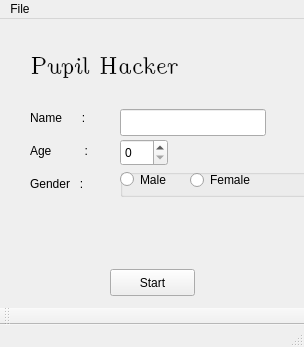
<?xml version="1.0" encoding="UTF-8"?>
<ui version="4.0">
 <class>MainWindow</class>
 <widget class="QMainWindow" name="MainWindow">
  <property name="geometry">
   <rect>
    <x>0</x>
    <y>0</y>
    <width>304</width>
    <height>347</height>
   </rect>
  </property>
  <property name="windowTitle">
   <string>MainWindow</string>
  </property>
  <widget class="QWidget" name="centralWidget">
   <widget class="QPushButton" name="pushButton">
    <property name="geometry">
     <rect>
      <x>110</x>
      <y>250</y>
      <width>85</width>
      <height>27</height>
     </rect>
    </property>
    <property name="text">
     <string>Start</string>
    </property>
   </widget>
   <widget class="QLabel" name="label_name">
    <property name="geometry">
     <rect>
      <x>30</x>
      <y>90</y>
      <width>67</width>
      <height>17</height>
     </rect>
    </property>
    <property name="minimumSize">
     <size>
      <width>67</width>
      <height>17</height>
     </size>
    </property>
    <property name="text">
     <string>Name      :</string>
    </property>
   </widget>
   <widget class="QLabel" name="label_age">
    <property name="geometry">
     <rect>
      <x>30</x>
      <y>123</y>
      <width>71</width>
      <height>17</height>
     </rect>
    </property>
    <property name="text">
     <string>Age          :</string>
    </property>
   </widget>
   <widget class="QLabel" name="label_Gender">
    <property name="geometry">
     <rect>
      <x>30</x>
      <y>156</y>
      <width>71</width>
      <height>17</height>
     </rect>
    </property>
    <property name="text">
     <string>Gender   :</string>
    </property>
   </widget>
   <widget class="QLineEdit" name="lineEdit_name">
    <property name="geometry">
     <rect>
      <x>120</x>
      <y>90</y>
      <width>146</width>
      <height>27</height>
     </rect>
    </property>
   </widget>
   <widget class="QSpinBox" name="age">
    <property name="geometry">
     <rect>
      <x>120</x>
      <y>120</y>
      <width>48</width>
      <height>27</height>
     </rect>
    </property>
   </widget>
   <widget class="QGroupBox" name="groupBox">
    <property name="geometry">
     <rect>
      <x>120</x>
      <y>150</y>
      <width>276</width>
      <height>28</height>
     </rect>
    </property>
    <property name="title">
     <string/>
    </property>
    <widget class="QRadioButton" name="radioButton_male">
     <property name="geometry">
      <rect>
       <x>0</x>
       <y>0</y>
       <width>61</width>
       <height>21</height>
      </rect>
     </property>
     <property name="text">
      <string>Male</string>
     </property>
    </widget>
    <widget class="QRadioButton" name="radioButton_female">
     <property name="geometry">
      <rect>
       <x>70</x>
       <y>0</y>
       <width>81</width>
       <height>22</height>
      </rect>
     </property>
     <property name="text">
      <string>Female</string>
     </property>
    </widget>
   </widget>
   <widget class="QLabel" name="label">
    <property name="geometry">
     <rect>
      <x>30</x>
      <y>20</y>
      <width>161</width>
      <height>51</height>
     </rect>
    </property>
    <property name="maximumSize">
     <size>
      <width>16777215</width>
      <height>16777215</height>
     </size>
    </property>
    <property name="sizeIncrement">
     <size>
      <width>500</width>
      <height>500</height>
     </size>
    </property>
    <property name="baseSize">
     <size>
      <width>500</width>
      <height>500</height>
     </size>
    </property>
    <property name="font">
     <font>
      <family>Latin Modern Roman Unslanted</family>
      <pointsize>18</pointsize>
     </font>
    </property>
    <property name="text">
     <string>Pupil Hacker</string>
    </property>
   </widget>
   <widget class="QLabel" name="label_3">
    <property name="geometry">
     <rect>
      <x>180</x>
      <y>10</y>
      <width>111</width>
      <height>71</height>
     </rect>
    </property>
    <property name="text">
     <string/>
    </property>
   </widget>
   <widget class="QLabel" name="label_2">
    <property name="geometry">
     <rect>
      <x>-10</x>
      <y>0</y>
      <width>961</width>
      <height>651</height>
     </rect>
    </property>
    <property name="text">
     <string/>
    </property>
   </widget>
   <zorder>label_2</zorder>
   <zorder>pushButton</zorder>
   <zorder>label_name</zorder>
   <zorder>label_age</zorder>
   <zorder>label_Gender</zorder>
   <zorder>lineEdit_name</zorder>
   <zorder>age</zorder>
   <zorder>groupBox</zorder>
   <zorder>label</zorder>
   <zorder>label_3</zorder>
  </widget>
  <widget class="QToolBar" name="mainToolBar">
   <attribute name="toolBarArea">
    <enum>BottomToolBarArea</enum>
   </attribute>
   <attribute name="toolBarBreak">
    <bool>false</bool>
   </attribute>
  </widget>
  <widget class="QStatusBar" name="statusBar"/>
  <widget class="QMenuBar" name="menuBar">
   <property name="geometry">
    <rect>
     <x>0</x>
     <y>0</y>
     <width>304</width>
     <height>25</height>
    </rect>
   </property>
   <widget class="QMenu" name="menuFile">
    <property name="title">
     <string>File</string>
    </property>
    <addaction name="actionExit_2"/>
   </widget>
   <addaction name="menuFile"/>
  </widget>
  <action name="actionExit">
   <property name="text">
    <string>Exit</string>
   </property>
  </action>
  <action name="actionExit_2">
   <property name="text">
    <string>Exit</string>
   </property>
  </action>
 </widget>
 <layoutdefault spacing="6" margin="11"/>
 <resources/>
 <connections/>
 <slots>
  <signal>signal1()</signal>
 </slots>
</ui>
